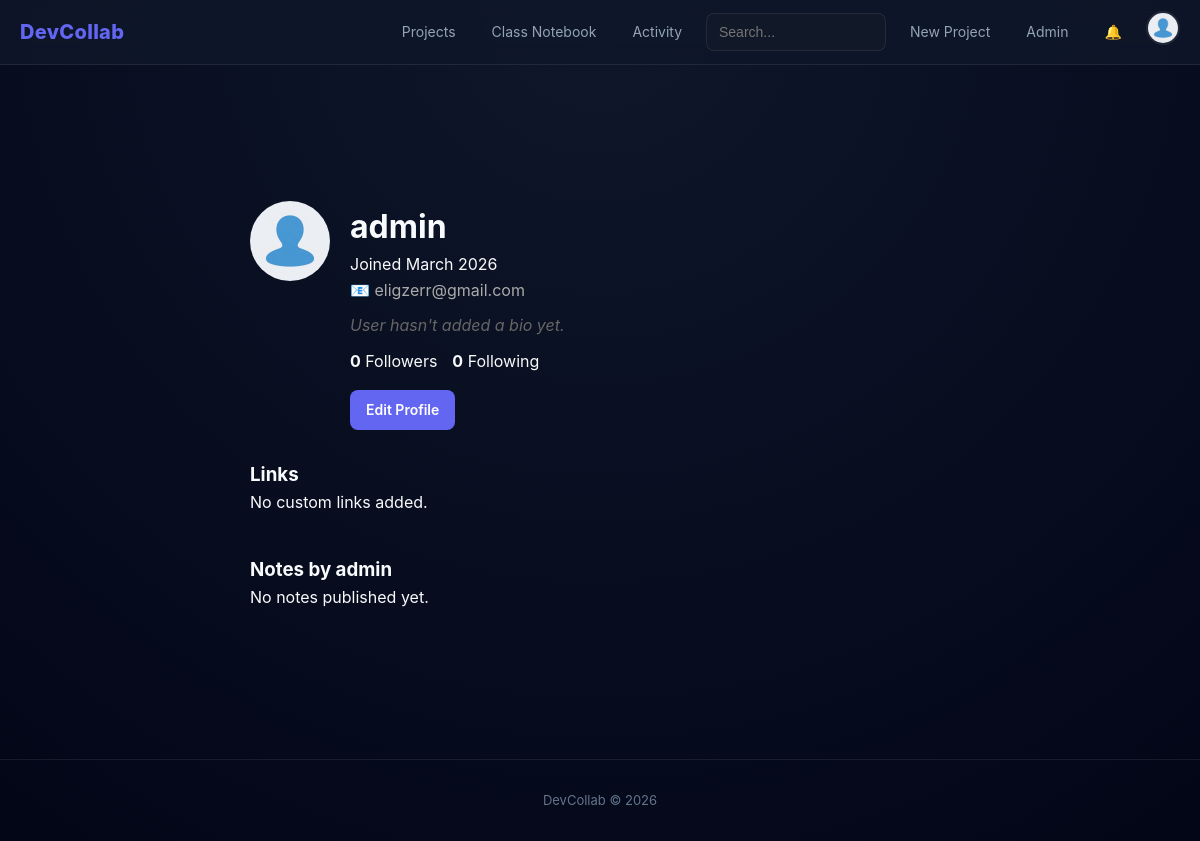
The app's page /user/admin (signed in) with its own data.
### models.py (models this page shows, shortened)
class User(UserMixin, db.Model):
    __tablename__ = "users"
    id = db.Column(db.Integer, primary_key=True)
    username = db.Column(db.String(80), unique=True, nullable=False, index=True)
    email = db.Column(db.String(120), unique=True, nullable=False, index=True)
    password_hash = db.Column(db.String(256), nullable=False)
    bio = db.Column(db.Text, default="")
    github_link = db.Column(db.String(200), default="")
    profile_image = db.Column(db.String(120), default="default.jpg")
    is_admin = db.Column(db.Boolean, default=False)
    is_active = db.Column(db.Boolean, default=True)
    created_at = db.Column(db.DateTime, default=lambda: datetime.now(timezone.utc))
    projects = db.relationship("Project", backref="owner", lazy=True)
    snippets = db.relationship("CodeSnippet", backref="author", lazy=True)
    comments = db.relationship("Comment", backref="author", lazy=True)
    links = db.relationship("UserLink", backref="user", lazy=True)
    followers = db.relationship(
        "Follow",
        foreign_keys="Follow.following_id",
        backref="following",
        lazy=True
    )
    followed = db.relationship(
        "Follow",
        foreign_keys="Follow.follower_id",
        backref="follower",
        lazy=True
    )
    messages_sent = db.relationship(
        "Message",
        foreign_keys="Message.sender_id",
        backref="sender",
        lazy=True
    )
    messages_received = db.relationship(
        "Message",
        foreign_keys="Message.receiver_id",
        backref="receiver",
        lazy=True
    )
    notifications = db.relationship("Notification", backref="user", lazy=True)
    pinned_notes = db.relationship("PinnedNote", backref="user", lazy=True)

### routes/user.py (the view)
@user_bp.route("/user/<username>")
def profile(username):
    user = User.query.filter_by(username=username).first_or_404()
    notes = ClassNote.query.filter_by(
        created_by=user.username
    ).order_by(ClassNote.created_at.desc()).all()
    link_form = UserLinkForm()
    is_following = False
    if current_user.is_authenticated and current_user.id != user.id:
        is_following = Follow.query.filter_by(
            follower_id=current_user.id,
            following_id=user.id
        ).first() is not None
    return render_template(
        "user/profile.html",
        user=user,
        notes=notes,
        link_form=link_form,
        is_following=is_following
    )

### forms.py
class UserLinkForm(FlaskForm):
    title = StringField(
        "Link Title",
        validators=[DataRequired(), Length(max=100)]
    )
    url = StringField(
        "URL",
        validators=[DataRequired(), URL(), Length(max=500)]
    )
    submit = SubmitField("Add Link")

### templates/user/profile.html (shortened to what this page needs)
{% extends "base.html" %}
{% block content %}
<div class="container">
<div class="profile-wrapper">
<div class="profile-card">
<div class="profile-header">
<img src="{{ url_for('static', filename='profile_pics/' ~ (user.profile_image if user.profile_image else 'default.jpg')) }}">
<div>
<h1>{{ user.username }}</h1>
<p class="text-muted">
Joined {{ user.created_at.strftime('%B %Y') if user.created_at else '' }}
</p>
{% if user.email %}
<p style="color:#aaa;">📧 {{ user.email }}</p>
{% endif %}
{% if user.bio %}
<p style="margin-top:10px;">{{ user.bio }}</p>
{% else %}
<p style="color:#666;font-style:italic;margin-top:10px;">
User hasn't added a bio yet.
</p>
{% endif %}
<div style="display:flex;gap:15px;margin-top:10px;">
<span><strong>{{ user.followers|length }}</strong> Followers</span>
<span><strong>{{ user.followed|length }}</strong> Following</span>
</div>
<div style="margin-top:15px;display:flex;gap:10px;flex-wrap:wrap;">
{% if current_user.is_authenticated and current_user.id == user.id %}
<a href="{{ url_for('user.edit_profile') }}" class="btn btn-primary">
Edit Profile
</a>
{% endif %}
</div>
</div>
</div>
<h3>Links</h3>
{% if user.links %}
<ul style="list-style:none;padding:0;margin-top:10px;">
{% for link in user.links %}
<li style="margin-bottom:8px;display:flex;gap:8px;align-items:center;">
<a href="{{ link.url }}" target="_blank">
🔗 {{ link.title }}
</a>
{% if current_user.is_authenticated and current_user.id == user.id %}
<form action="{{ url_for('user.delete_link', user_id=user.id, link_id=link.id) }}" method="POST">
<input type="hidden" name="csrf_token" value="{{ csrf_token() }}">
<button style="background:none;border:none;color:red;cursor:pointer;">Delete</button>
</form>
{% endif %}
</li>
{% endfor %}
</ul>
{% else %}
<p class="text-muted">No custom links added.</p>
{% endif %}
<h3 style="margin-top:40px;">Notes by {{ user.username }}</h3>
{% if notes %}
<div class="card-grid">
{% for note in notes %}
<div class="card">
<h3>
<a href="{{ url_for('notes.detail', note_id=note.id) }}">
{{ note.title }}
</a>
</h3>
<div class="meta">
{{ note.updated_at.strftime('%Y-%m-%d') if note.updated_at else '' }}
</div>
<div class="preview">
{{ note.content[:150] }}
{% if note.content|length > 150 %}...{% endif %}
</div>
</div>
{% endfor %}
</div>
{% else %}
<p>No notes published yet.</p>
{% endif %}
</div>
</div>
</div>
{% endblock %}

### templates/base.html (shortened to what this page needs)
<!DOCTYPE html>
<html lang="en">
<head>
<link rel="stylesheet" href="{{ url_for('static', filename='css/style.css') }}">
</head>
<body>
<nav class="navbar">
<div class="navbar-inner">
<a href="{{ url_for('main.index') }}" class="navbar-brand">
DevCollab
</a>
<ul class="navbar-links" id="navbarLinks">
<li>
<a href="{{ url_for('projects.list_projects') }}">Projects</a>
</li>
<li>
<a href="{{ url_for('notes.list_notes') }}">Class Notebook</a>
</li>
<li>
<a href="{{ url_for('activity.feed') }}">Activity</a>
</li>
<li>
<form action="{{ url_for('main.search') }}" method="GET">
<input
type="text"
name="q"
placeholder="Search..."
class="form-control"
style="width:180px;">
</form>
</li>
<li>
<a href="{{ url_for('projects.create_project') }}">New Project</a>
</li>
{% if current_user.is_authenticated %}
<li>
<a href="{{ url_for('admin.dashboard') }}">Admin</a>
</li>
<li>
<a href="{{ url_for('user.notifications') }}">🔔</a>
</li>
<li class="profile-wrapper">
<img
src="{{ url_for('static', filename='profile_pics/' + (current_user.profile_image or 'default.jpg')) }}"
class="profile-avatar"
id="profileAvatar">
</li>
{% else %}
<li>
<a href="{{ url_for('auth.login') }}">Login</a>
</li>
{% endif %}
</ul>
</div>
</nav>
<div class="container">
</div>
<div class="container">
{% block content %}
{% endblock %}
</div>
<footer class="footer">
DevCollab © 2026
</footer>
</body>
</html>

### static/css/style.css (style rules this page uses)
:root { --bg-main:#020617; --bg-card:#0f172a; --bg-soft:#111827; --border:rgba(255,255,255,0.08); --text-main:#f8fafc; --text-secondary:#94a3b8; --text-muted:#64748b; --accent:#6366f1; --accent-light:#818cf8; --success:#10b981; --danger:#ef4444; --radius:12px; --shadow-sm:0 4px 12px rgba(0,0,0,0.25); --shadow-md:0 14px 40px rgba(0,0,0,0.35); --transition:all .2s ease; }
* { margin:0; padding:0; box-sizing:border-box; }
body { font-family:Inter,system-ui,-apple-system; background: radial-gradient(circle at top,#0f172a,#020617); color:var(--text-main); line-height:1.6; overflow-x:hidden; }
a { text-decoration:none; color:inherit; }
.container { max-width:1200px; margin:auto; padding:24px; }
.navbar { background:rgba(15,23,42,.85); backdrop-filter:blur(12px); border-bottom:1px solid var(--border); position:sticky; top:0; z-index:1000; }
.navbar-inner { display:flex; align-items:center; justify-content:space-between; max-width:1200px; margin:auto; height:64px; padding:0 20px; }
.navbar-brand { font-weight:800; font-size:20px; color:var(--accent); letter-spacing:.3px; }
.navbar-links { display:flex; gap:12px; list-style:none; align-items:center; }
.navbar-links a { color:var(--text-secondary); font-size:14px; padding:8px 12px; border-radius:8px; transition:var(--transition); }
.profile-wrapper { position:relative; cursor:pointer; }
.profile-avatar { width:34px; height:34px; border-radius:50%; border:2px solid var(--border); object-fit:cover; }
.btn { display:inline-flex; align-items:center; justify-content:center; gap:6px; padding:9px 16px; border-radius:8px; font-size:14px; font-weight:600; border:none; cursor:pointer; transition:var(--transition); }
.btn-primary { background:var(--accent); color:white; }
.form-control { width:100%; background:var(--bg-soft); border:1px solid var(--border); border-radius:8px; padding:10px 12px; color:var(--text-main); font-size:14px; transition:var(--transition); }
.profile-card { max-width:700px; margin:auto; }
.profile-header { display:flex; align-items:center; gap:18px; flex-wrap:wrap; }
.profile-header img { width:85px; height:85px; border-radius:50%; object-fit:cover; }
.footer { text-align:center; margin-top:60px; padding:30px; border-top:1px solid var(--border); color:var(--text-muted); font-size:13px; }

### templates/user/profile.html (style rules this page uses)
.profile-wrapper { max-width:900px; margin:40px auto; }
.profile-card { width:100%; }
.profile-header { display:flex; align-items:flex-start; gap:20px; margin-bottom:30px; flex-wrap:wrap; }
.profile-header img { width:80px; height:80px; border-radius:50%; object-fit:cover; }

### records on screen
User: profile_image (placeholder picture), username "admin", created_at "March 2026", email "eligzerr@gmail.com"

### other values on screen
{{ user.followers|length }} "0"
{{ user.followed|length }} "0"
